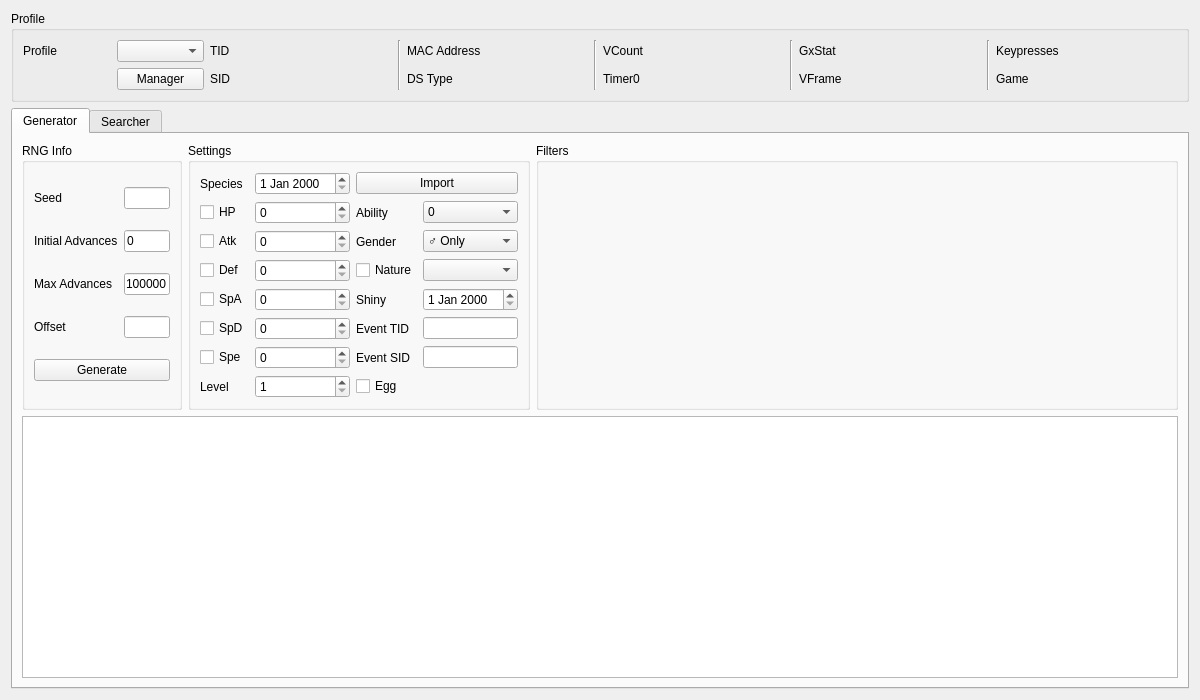
<?xml version="1.0" encoding="UTF-8"?>
<ui version="4.0">
 <class>Event5</class>
 <widget class="QWidget" name="Event5">
  <property name="geometry">
   <rect>
    <x>0</x>
    <y>0</y>
    <width>1200</width>
    <height>700</height>
   </rect>
  </property>
  <property name="windowTitle">
   <string>Gen 5 Event</string>
  </property>
  <layout class="QGridLayout" name="gridLayout_7">
   <item row="0" column="0">
    <widget class="QGroupBox" name="groupBoxProfile">
     <property name="title">
      <string>Profile</string>
     </property>
     <layout class="QGridLayout" name="gridLayout_5">
      <item row="0" column="0">
       <widget class="QLabel" name="labelProfile">
        <property name="text">
         <string>Profile</string>
        </property>
       </widget>
      </item>
      <item row="0" column="1">
       <widget class="QComboBox" name="comboBoxProfiles"/>
      </item>
      <item row="1" column="1">
       <widget class="QPushButton" name="pushButtonProfileManager">
        <property name="text">
         <string>Manager</string>
        </property>
       </widget>
      </item>
      <item row="0" column="2">
       <widget class="QLabel" name="labelProfileTID">
        <property name="text">
         <string>TID</string>
        </property>
       </widget>
      </item>
      <item row="0" column="3">
       <widget class="QLabel" name="labelProfileTIDValue"/>
      </item>
      <item row="1" column="2">
       <widget class="QLabel" name="labelProfileSID">
        <property name="text">
         <string>SID</string>
        </property>
       </widget>
      </item>
      <item row="1" column="3">
       <widget class="QLabel" name="labelProfileSIDValue"/>
      </item>
      <item row="0" column="4" rowspan="2">
       <widget class="Line" name="line_4">
        <property name="orientation">
         <enum>Qt::Orientation::Vertical</enum>
        </property>
       </widget>
      </item>
      <item row="0" column="5">
       <widget class="QLabel" name="labelProfileMACAddress">
        <property name="text">
         <string>MAC Address</string>
        </property>
       </widget>
      </item>
      <item row="0" column="6">
       <widget class="QLabel" name="labelProfileMACAddressValue"/>
      </item>
      <item row="1" column="5">
       <widget class="QLabel" name="labelProfileDSType">
        <property name="text">
         <string>DS Type</string>
        </property>
       </widget>
      </item>
      <item row="1" column="6">
       <widget class="QLabel" name="labelProfileDSTypeValue"/>
      </item>
      <item row="0" column="7" rowspan="2">
       <widget class="Line" name="line_3">
        <property name="orientation">
         <enum>Qt::Orientation::Vertical</enum>
        </property>
       </widget>
      </item>
      <item row="0" column="8">
       <widget class="QLabel" name="labelProfileVCount">
        <property name="text">
         <string>VCount</string>
        </property>
       </widget>
      </item>
      <item row="0" column="9">
       <widget class="QLabel" name="labelProfileVCountValue"/>
      </item>
      <item row="1" column="8">
       <widget class="QLabel" name="labelProfileTimer0">
        <property name="text">
         <string>Timer0</string>
        </property>
       </widget>
      </item>
      <item row="1" column="9">
       <widget class="QLabel" name="labelProfileTimer0Value"/>
      </item>
      <item row="0" column="10" rowspan="2">
       <widget class="Line" name="line_2">
        <property name="orientation">
         <enum>Qt::Orientation::Vertical</enum>
        </property>
       </widget>
      </item>
      <item row="0" column="11">
       <widget class="QLabel" name="labelProfileGxStat">
        <property name="text">
         <string>GxStat</string>
        </property>
       </widget>
      </item>
      <item row="0" column="12">
       <widget class="QLabel" name="labelProfileGxStatValue"/>
      </item>
      <item row="1" column="11">
       <widget class="QLabel" name="labelProfileVFrame">
        <property name="text">
         <string>VFrame</string>
        </property>
       </widget>
      </item>
      <item row="1" column="12">
       <widget class="QLabel" name="labelProfileVFrameValue"/>
      </item>
      <item row="0" column="13" rowspan="2">
       <widget class="Line" name="line">
        <property name="orientation">
         <enum>Qt::Orientation::Vertical</enum>
        </property>
       </widget>
      </item>
      <item row="0" column="14">
       <widget class="QLabel" name="labelProfileKeypresses">
        <property name="text">
         <string>Keypresses</string>
        </property>
       </widget>
      </item>
      <item row="0" column="15">
       <widget class="QLabel" name="labelProfileKeypressesValue"/>
      </item>
      <item row="1" column="14">
       <widget class="QLabel" name="labelProfileGame">
        <property name="text">
         <string>Game</string>
        </property>
       </widget>
      </item>
      <item row="1" column="15">
       <widget class="QLabel" name="labelProfileGameValue"/>
      </item>
     </layout>
    </widget>
   </item>
   <item row="1" column="0">
    <widget class="TabWidget" name="tabRNGSelector">
     <widget class="QWidget" name="tabGenerator">
      <attribute name="title">
       <string>Generator</string>
      </attribute>
      <layout class="QGridLayout" name="gridLayout_12">
       <item row="0" column="0">
        <widget class="QGroupBox" name="groupBoxGeneratorRNGInfo">
         <property name="sizePolicy">
          <sizepolicy hsizetype="Preferred" vsizetype="Preferred">
           <horstretch>1</horstretch>
           <verstretch>0</verstretch>
          </sizepolicy>
         </property>
         <property name="title">
          <string>RNG Info</string>
         </property>
         <layout class="QGridLayout" name="gridLayout_6">
          <item row="0" column="0">
           <widget class="QLabel" name="labelGeneratorSeed">
            <property name="text">
             <string>Seed</string>
            </property>
           </widget>
          </item>
          <item row="0" column="1">
           <widget class="TextBox" name="textBoxGeneratorSeed"/>
          </item>
          <item row="1" column="0">
           <widget class="QLabel" name="labelGeneratorInitialAdvances">
            <property name="text">
             <string>Initial Advances</string>
            </property>
           </widget>
          </item>
          <item row="1" column="1">
           <widget class="TextBox" name="textBoxGeneratorInitialAdvances">
            <property name="text">
             <string notr="true">0</string>
            </property>
           </widget>
          </item>
          <item row="2" column="0">
           <widget class="QLabel" name="labelGeneratorMaxAdvances">
            <property name="text">
             <string>Max Advances</string>
            </property>
           </widget>
          </item>
          <item row="2" column="1">
           <widget class="TextBox" name="textBoxGeneratorMaxAdvances">
            <property name="text">
             <string notr="true">100000</string>
            </property>
           </widget>
          </item>
          <item row="3" column="0">
           <widget class="QLabel" name="labelGeneratorOffset">
            <property name="text">
             <string>Offset</string>
            </property>
           </widget>
          </item>
          <item row="3" column="1">
           <widget class="TextBox" name="textBoxGeneratorOffset"/>
          </item>
          <item row="4" column="0" colspan="2">
           <widget class="QPushButton" name="pushButtonGenerate">
            <property name="text">
             <string>Generate</string>
            </property>
           </widget>
          </item>
         </layout>
        </widget>
       </item>
       <item row="0" column="1">
        <widget class="QGroupBox" name="groupBoxGeneratorSettings">
         <property name="sizePolicy">
          <sizepolicy hsizetype="Preferred" vsizetype="Preferred">
           <horstretch>2</horstretch>
           <verstretch>0</verstretch>
          </sizepolicy>
         </property>
         <property name="title">
          <string>Settings</string>
         </property>
         <layout class="QGridLayout" name="gridLayout_8">
          <item row="0" column="0">
           <widget class="QLabel" name="labelGeneratorSpecies">
            <property name="text">
             <string>Species</string>
            </property>
           </widget>
          </item>
          <item row="0" column="1">
           <widget class="ComboBox" name="comboBoxGeneratorSpecies"/>
          </item>
          <item row="0" column="2" colspan="2">
           <widget class="QPushButton" name="pushButtonGeneratorImport">
            <property name="text">
             <string>Import</string>
            </property>
           </widget>
          </item>
          <item row="1" column="0">
           <widget class="QCheckBox" name="checkBoxGeneratorHP">
            <property name="text">
             <string>HP</string>
            </property>
           </widget>
          </item>
          <item row="1" column="1">
           <widget class="QSpinBox" name="spinBoxGeneratorHP">
            <property name="maximum">
             <number>31</number>
            </property>
           </widget>
          </item>
          <item row="2" column="0">
           <widget class="QCheckBox" name="checkBoxGeneratorAtk">
            <property name="text">
             <string>Atk</string>
            </property>
           </widget>
          </item>
          <item row="2" column="1">
           <widget class="QSpinBox" name="spinBoxGeneratorAtk">
            <property name="maximum">
             <number>31</number>
            </property>
           </widget>
          </item>
          <item row="3" column="0">
           <widget class="QCheckBox" name="checkBoxGeneratorDef">
            <property name="text">
             <string>Def</string>
            </property>
           </widget>
          </item>
          <item row="3" column="1">
           <widget class="QSpinBox" name="spinBoxGeneratorDef">
            <property name="maximum">
             <number>31</number>
            </property>
           </widget>
          </item>
          <item row="4" column="0">
           <widget class="QCheckBox" name="checkBoxGeneratorSpA">
            <property name="text">
             <string>SpA</string>
            </property>
           </widget>
          </item>
          <item row="4" column="1">
           <widget class="QSpinBox" name="spinBoxGeneratorSpA">
            <property name="maximum">
             <number>31</number>
            </property>
           </widget>
          </item>
          <item row="5" column="0">
           <widget class="QCheckBox" name="checkBoxGeneratorSpD">
            <property name="text">
             <string>SpD</string>
            </property>
           </widget>
          </item>
          <item row="5" column="1">
           <widget class="QSpinBox" name="spinBoxGeneratorSpD">
            <property name="maximum">
             <number>31</number>
            </property>
           </widget>
          </item>
          <item row="6" column="0">
           <widget class="QCheckBox" name="checkBoxGeneratorSpe">
            <property name="text">
             <string>Spe</string>
            </property>
           </widget>
          </item>
          <item row="6" column="1">
           <widget class="QSpinBox" name="spinBoxGeneratorSpe">
            <property name="maximum">
             <number>31</number>
            </property>
           </widget>
          </item>
          <item row="7" column="0">
           <widget class="QLabel" name="labelGeneratorLevel">
            <property name="text">
             <string>Level</string>
            </property>
           </widget>
          </item>
          <item row="7" column="1">
           <widget class="QSpinBox" name="spinBoxGeneratorLevel">
            <property name="minimum">
             <number>1</number>
            </property>
            <property name="maximum">
             <number>100</number>
            </property>
           </widget>
          </item>
          <item row="1" column="2">
           <widget class="QLabel" name="labelGeneratorAbility">
            <property name="text">
             <string>Ability</string>
            </property>
           </widget>
          </item>
          <item row="1" column="3">
           <widget class="QComboBox" name="comboBoxGeneratorAbility">
            <item>
             <property name="text">
              <string notr="true">0</string>
             </property>
            </item>
            <item>
             <property name="text">
              <string notr="true">1</string>
             </property>
            </item>
            <item>
             <property name="text">
              <string notr="true">H</string>
             </property>
            </item>
            <item>
             <property name="text">
              <string notr="true">0/1</string>
             </property>
            </item>
           </widget>
          </item>
          <item row="2" column="2">
           <widget class="QLabel" name="labelGeneratorGender">
            <property name="text">
             <string>Gender</string>
            </property>
           </widget>
          </item>
          <item row="2" column="3">
           <widget class="QComboBox" name="comboBoxGeneratorGender">
            <item>
             <property name="text">
              <string>♂ Only</string>
             </property>
            </item>
            <item>
             <property name="text">
              <string>♀ Only</string>
             </property>
            </item>
            <item>
             <property name="text">
              <string>Random</string>
             </property>
            </item>
           </widget>
          </item>
          <item row="3" column="2">
           <widget class="QCheckBox" name="checkBoxGeneratorNature">
            <property name="text">
             <string>Nature</string>
            </property>
           </widget>
          </item>
          <item row="3" column="3">
           <widget class="ComboBoxProxy" name="comboBoxGeneratorNature"/>
          </item>
          <item row="4" column="2">
           <widget class="QLabel" name="labelGeneratorShiny">
            <property name="text">
             <string>Shiny</string>
            </property>
           </widget>
          </item>
          <item row="4" column="3">
           <widget class="ComboBox" name="comboBoxGeneratorShiny">
            <item>
             <property name="text">
              <string>Never</string>
             </property>
            </item>
            <item>
             <property name="text">
              <string>Random</string>
             </property>
            </item>
            <item>
             <property name="text">
              <string>Always</string>
             </property>
            </item>
           </widget>
          </item>
          <item row="5" column="2">
           <widget class="QLabel" name="labelGeneratorEventTID">
            <property name="text">
             <string>Event TID</string>
            </property>
           </widget>
          </item>
          <item row="5" column="3">
           <widget class="TextBox" name="textBoxGeneratorEventTID"/>
          </item>
          <item row="6" column="2">
           <widget class="QLabel" name="labelGeneratorEventSID">
            <property name="text">
             <string>Event SID</string>
            </property>
           </widget>
          </item>
          <item row="6" column="3">
           <widget class="TextBox" name="textBoxGeneratorEventSID"/>
          </item>
          <item row="7" column="2" colspan="2">
           <widget class="QCheckBox" name="checkBoxGeneratorEgg">
            <property name="text">
             <string>Egg</string>
            </property>
           </widget>
          </item>
         </layout>
        </widget>
       </item>
       <item row="0" column="2">
        <widget class="QGroupBox" name="groupBoxGeneratorFilters">
         <property name="sizePolicy">
          <sizepolicy hsizetype="Preferred" vsizetype="Preferred">
           <horstretch>4</horstretch>
           <verstretch>0</verstretch>
          </sizepolicy>
         </property>
         <property name="title">
          <string>Filters</string>
         </property>
         <layout class="QGridLayout" name="gridLayout">
          <item row="0" column="0" rowspan="2">
           <widget class="Filter" name="filterGenerator" native="true"/>
          </item>
         </layout>
        </widget>
       </item>
       <item row="1" column="0" colspan="3">
        <widget class="TableView" name="tableViewGenerator"/>
       </item>
      </layout>
     </widget>
     <widget class="QWidget" name="tabSearcher">
      <attribute name="title">
       <string>Searcher</string>
      </attribute>
      <layout class="QGridLayout" name="gridLayout_3">
       <item row="0" column="0">
        <widget class="QGroupBox" name="groupBoxSearcherRNGInfo">
         <property name="sizePolicy">
          <sizepolicy hsizetype="Preferred" vsizetype="Preferred">
           <horstretch>1</horstretch>
           <verstretch>0</verstretch>
          </sizepolicy>
         </property>
         <property name="title">
          <string>RNG Info</string>
         </property>
         <layout class="QGridLayout" name="gridLayout_2">
          <item row="0" column="0">
           <widget class="QLabel" name="labelSearcherInitialAdvances">
            <property name="text">
             <string>Initial Advances</string>
            </property>
           </widget>
          </item>
          <item row="0" column="1">
           <widget class="TextBox" name="textBoxSearcherInitialAdvances">
            <property name="text">
             <string notr="true">0</string>
            </property>
           </widget>
          </item>
          <item row="1" column="0">
           <widget class="QLabel" name="labelSearcherMaxAdvances">
            <property name="text">
             <string>Max Advances</string>
            </property>
           </widget>
          </item>
          <item row="1" column="1">
           <widget class="TextBox" name="textBoxSearcherMaxAdvances">
            <property name="text">
             <string notr="true">100</string>
            </property>
           </widget>
          </item>
          <item row="2" column="0">
           <widget class="QLabel" name="labelSearcherStartDate">
            <property name="text">
             <string>Start Date</string>
            </property>
           </widget>
          </item>
          <item row="2" column="1">
           <widget class="DateEdit" name="dateEditSearcherStartDate"/>
          </item>
          <item row="3" column="0">
           <widget class="QLabel" name="labelSearcherEndDate">
            <property name="text">
             <string>End Date</string>
            </property>
           </widget>
          </item>
          <item row="3" column="1">
           <widget class="DateEdit" name="dateEditSearcherEndDate"/>
          </item>
          <item row="4" column="0" colspan="2">
           <layout class="QHBoxLayout" name="horizontalLayout">
            <item>
             <widget class="QPushButton" name="pushButtonSearch">
              <property name="text">
               <string>Search</string>
              </property>
             </widget>
            </item>
            <item>
             <widget class="QPushButton" name="pushButtonCancel">
              <property name="enabled">
               <bool>false</bool>
              </property>
              <property name="text">
               <string>Cancel</string>
              </property>
             </widget>
            </item>
           </layout>
          </item>
         </layout>
        </widget>
       </item>
       <item row="0" column="1">
        <widget class="QGroupBox" name="groupBoxSearcherSettings">
         <property name="sizePolicy">
          <sizepolicy hsizetype="Preferred" vsizetype="Preferred">
           <horstretch>2</horstretch>
           <verstretch>0</verstretch>
          </sizepolicy>
         </property>
         <property name="title">
          <string>Settings</string>
         </property>
         <layout class="QGridLayout" name="gridLayout_9">
          <item row="0" column="0">
           <widget class="QLabel" name="labelSearcherSpecies">
            <property name="text">
             <string>Species</string>
            </property>
           </widget>
          </item>
          <item row="0" column="1">
           <widget class="ComboBox" name="comboBoxSearcherSpecies"/>
          </item>
          <item row="0" column="2" colspan="2">
           <widget class="QPushButton" name="pushButtonSearcherImport">
            <property name="text">
             <string>Import</string>
            </property>
           </widget>
          </item>
          <item row="1" column="0">
           <widget class="QCheckBox" name="checkBoxSearcherHP">
            <property name="text">
             <string>HP</string>
            </property>
           </widget>
          </item>
          <item row="1" column="1">
           <widget class="QSpinBox" name="spinBoxSearcherHP">
            <property name="maximum">
             <number>31</number>
            </property>
           </widget>
          </item>
          <item row="2" column="0">
           <widget class="QCheckBox" name="checkBoxSearcherAtk">
            <property name="text">
             <string>Atk</string>
            </property>
           </widget>
          </item>
          <item row="2" column="1">
           <widget class="QSpinBox" name="spinBoxSearcherAtk">
            <property name="maximum">
             <number>31</number>
            </property>
           </widget>
          </item>
          <item row="3" column="0">
           <widget class="QCheckBox" name="checkBoxSearcherDef">
            <property name="text">
             <string>Def</string>
            </property>
           </widget>
          </item>
          <item row="3" column="1">
           <widget class="QSpinBox" name="spinBoxSearcherDef">
            <property name="maximum">
             <number>31</number>
            </property>
           </widget>
          </item>
          <item row="4" column="0">
           <widget class="QCheckBox" name="checkBoxSearcherSpA">
            <property name="text">
             <string>SpA</string>
            </property>
           </widget>
          </item>
          <item row="4" column="1">
           <widget class="QSpinBox" name="spinBoxSearcherSpA">
            <property name="maximum">
             <number>31</number>
            </property>
           </widget>
          </item>
          <item row="5" column="0">
           <widget class="QCheckBox" name="checkBoxSearcherSpD">
            <property name="text">
             <string>SpD</string>
            </property>
           </widget>
          </item>
          <item row="5" column="1">
           <widget class="QSpinBox" name="spinBoxSearcherSpD">
            <property name="maximum">
             <number>31</number>
            </property>
           </widget>
          </item>
          <item row="6" column="0">
           <widget class="QCheckBox" name="checkBoxSearcherSpe">
            <property name="text">
             <string>Spe</string>
            </property>
           </widget>
          </item>
          <item row="6" column="1">
           <widget class="QSpinBox" name="spinBoxSearcherSpe">
            <property name="maximum">
             <number>31</number>
            </property>
           </widget>
          </item>
          <item row="7" column="0">
           <widget class="QLabel" name="labelSearcherLevel">
            <property name="text">
             <string>Level</string>
            </property>
           </widget>
          </item>
          <item row="7" column="1">
           <widget class="QSpinBox" name="spinBoxSearcherLevel">
            <property name="minimum">
             <number>1</number>
            </property>
            <property name="maximum">
             <number>100</number>
            </property>
           </widget>
          </item>
          <item row="1" column="2">
           <widget class="QLabel" name="labelSearcherAbility">
            <property name="text">
             <string>Ability</string>
            </property>
           </widget>
          </item>
          <item row="1" column="3">
           <widget class="QComboBox" name="comboBoxSearcherAbility">
            <item>
             <property name="text">
              <string notr="true">0</string>
             </property>
            </item>
            <item>
             <property name="text">
              <string notr="true">1</string>
             </property>
            </item>
            <item>
             <property name="text">
              <string notr="true">H</string>
             </property>
            </item>
            <item>
             <property name="text">
              <string notr="true">0/1</string>
             </property>
            </item>
           </widget>
          </item>
          <item row="2" column="2">
           <widget class="QLabel" name="labelSearcherGender">
            <property name="text">
             <string>Gender</string>
            </property>
           </widget>
          </item>
          <item row="2" column="3">
           <widget class="QComboBox" name="comboBoxSearcherGender">
            <item>
             <property name="text">
              <string>♂ Only</string>
             </property>
            </item>
            <item>
             <property name="text">
              <string>♀ Only</string>
             </property>
            </item>
            <item>
             <property name="text">
              <string>Random</string>
             </property>
            </item>
           </widget>
          </item>
          <item row="3" column="2">
           <widget class="QCheckBox" name="checkBoxSearcherNature">
            <property name="text">
             <string>Nature</string>
            </property>
           </widget>
          </item>
          <item row="3" column="3">
           <widget class="ComboBoxProxy" name="comboBoxSearcherNature"/>
          </item>
          <item row="4" column="2">
           <widget class="QLabel" name="labelSearcherShiny">
            <property name="text">
             <string>Shiny</string>
            </property>
           </widget>
          </item>
          <item row="4" column="3">
           <widget class="ComboBox" name="comboBoxSearcherShiny">
            <item>
             <property name="text">
              <string>Never</string>
             </property>
            </item>
            <item>
             <property name="text">
              <string>Random</string>
             </property>
            </item>
            <item>
             <property name="text">
              <string>Always</string>
             </property>
            </item>
           </widget>
          </item>
          <item row="5" column="2">
           <widget class="QLabel" name="labelSearcherEventTID">
            <property name="text">
             <string>Event TID</string>
            </property>
           </widget>
          </item>
          <item row="5" column="3">
           <widget class="TextBox" name="textBoxSearcherEventTID"/>
          </item>
          <item row="6" column="2">
           <widget class="QLabel" name="labelSearcherEventSID">
            <property name="text">
             <string>Event SID</string>
            </property>
           </widget>
          </item>
          <item row="6" column="3">
           <widget class="TextBox" name="textBoxSearcherEventSID"/>
          </item>
          <item row="7" column="2" colspan="2">
           <widget class="QCheckBox" name="checkBoxSearcherEgg">
            <property name="text">
             <string>Egg</string>
            </property>
           </widget>
          </item>
         </layout>
        </widget>
       </item>
       <item row="0" column="2">
        <widget class="QGroupBox" name="groupBoxSearcherFilters">
         <property name="sizePolicy">
          <sizepolicy hsizetype="Preferred" vsizetype="Preferred">
           <horstretch>4</horstretch>
           <verstretch>0</verstretch>
          </sizepolicy>
         </property>
         <property name="title">
          <string>Filters</string>
         </property>
         <layout class="QGridLayout" name="gridLayout_4">
          <item row="0" column="0" rowspan="2">
           <widget class="Filter" name="filterSearcher" native="true"/>
          </item>
         </layout>
        </widget>
       </item>
       <item row="1" column="0" colspan="3">
        <widget class="QProgressBar" name="progressBar"/>
       </item>
       <item row="2" column="0" colspan="3">
        <widget class="TableView" name="tableViewSearcher">
         <property name="sortingEnabled">
          <bool>true</bool>
         </property>
        </widget>
       </item>
      </layout>
     </widget>
    </widget>
   </item>
  </layout>
 </widget>
 <customwidgets>
  <customwidget>
   <class>TextBox</class>
   <extends>QLineEdit</extends>
   <header>Form/Controls/TextBox.hpp</header>
  </customwidget>
  <customwidget>
   <class>ComboBox</class>
   <extends>QComboBox</extends>
   <header>Form/Controls/ComboBox.hpp</header>
  </customwidget>
  <customwidget>
   <class>TableView</class>
   <extends>QTableView</extends>
   <header>Form/Controls/TableView.hpp</header>
  </customwidget>
  <customwidget>
   <class>Filter</class>
   <extends>QWidget</extends>
   <header>Form/Controls/Filter.hpp</header>
   <container>1</container>
  </customwidget>
  <customwidget>
   <class>TabWidget</class>
   <extends>QTabWidget</extends>
   <header>Form/Controls/TabWidget.hpp</header>
   <container>1</container>
  </customwidget>
  <customwidget>
   <class>ComboBox</class>
   <class>DateEdit</class>
   <extends>QDateEdit</extends>
   <header>Form/Controls/DateEdit.hpp</header>
  </customwidget>
  <customwidget>
   <class>ComboBoxProxy</class>
   <extends>QComboBox</extends>
   <header>Form/Controls/ComboBoxProxy.hpp</header>
  </customwidget>
  <customwidget>
   <class>DateEdit</class>
   <extends>QDateEdit</extends>
   <header>Form/Controls/DateEdit.hpp</header>
  </customwidget>
 </customwidgets>
 <tabstops>
  <tabstop>comboBoxProfiles</tabstop>
  <tabstop>pushButtonProfileManager</tabstop>
  <tabstop>tabRNGSelector</tabstop>
  <tabstop>textBoxGeneratorSeed</tabstop>
  <tabstop>textBoxGeneratorInitialAdvances</tabstop>
  <tabstop>textBoxGeneratorMaxAdvances</tabstop>
  <tabstop>textBoxGeneratorOffset</tabstop>
  <tabstop>pushButtonGenerate</tabstop>
  <tabstop>comboBoxGeneratorSpecies</tabstop>
  <tabstop>pushButtonGeneratorImport</tabstop>
  <tabstop>checkBoxGeneratorHP</tabstop>
  <tabstop>spinBoxGeneratorHP</tabstop>
  <tabstop>checkBoxGeneratorAtk</tabstop>
  <tabstop>spinBoxGeneratorAtk</tabstop>
  <tabstop>checkBoxGeneratorDef</tabstop>
  <tabstop>spinBoxGeneratorDef</tabstop>
  <tabstop>checkBoxGeneratorSpA</tabstop>
  <tabstop>spinBoxGeneratorSpA</tabstop>
  <tabstop>checkBoxGeneratorSpD</tabstop>
  <tabstop>spinBoxGeneratorSpD</tabstop>
  <tabstop>checkBoxGeneratorSpe</tabstop>
  <tabstop>spinBoxGeneratorSpe</tabstop>
  <tabstop>spinBoxGeneratorLevel</tabstop>
  <tabstop>comboBoxGeneratorAbility</tabstop>
  <tabstop>comboBoxGeneratorGender</tabstop>
  <tabstop>checkBoxGeneratorNature</tabstop>
  <tabstop>comboBoxGeneratorNature</tabstop>
  <tabstop>comboBoxGeneratorShiny</tabstop>
  <tabstop>textBoxGeneratorEventTID</tabstop>
  <tabstop>textBoxGeneratorEventSID</tabstop>
  <tabstop>checkBoxGeneratorEgg</tabstop>
  <tabstop>tableViewGenerator</tabstop>
  <tabstop>textBoxSearcherMaxAdvances</tabstop>
  <tabstop>dateEditSearcherStartDate</tabstop>
  <tabstop>dateEditSearcherEndDate</tabstop>
  <tabstop>pushButtonSearch</tabstop>
  <tabstop>pushButtonCancel</tabstop>
  <tabstop>comboBoxSearcherSpecies</tabstop>
  <tabstop>pushButtonSearcherImport</tabstop>
  <tabstop>checkBoxSearcherHP</tabstop>
  <tabstop>spinBoxSearcherHP</tabstop>
  <tabstop>checkBoxSearcherAtk</tabstop>
  <tabstop>spinBoxSearcherAtk</tabstop>
  <tabstop>checkBoxSearcherDef</tabstop>
  <tabstop>spinBoxSearcherDef</tabstop>
  <tabstop>checkBoxSearcherSpA</tabstop>
  <tabstop>spinBoxSearcherSpA</tabstop>
  <tabstop>checkBoxSearcherSpD</tabstop>
  <tabstop>spinBoxSearcherSpD</tabstop>
  <tabstop>checkBoxSearcherSpe</tabstop>
  <tabstop>spinBoxSearcherSpe</tabstop>
  <tabstop>spinBoxSearcherLevel</tabstop>
  <tabstop>comboBoxSearcherAbility</tabstop>
  <tabstop>comboBoxSearcherGender</tabstop>
  <tabstop>checkBoxSearcherNature</tabstop>
  <tabstop>comboBoxSearcherNature</tabstop>
  <tabstop>comboBoxSearcherShiny</tabstop>
  <tabstop>textBoxSearcherEventTID</tabstop>
  <tabstop>textBoxSearcherEventSID</tabstop>
  <tabstop>checkBoxSearcherEgg</tabstop>
  <tabstop>tableViewSearcher</tabstop>
 </tabstops>
 <resources/>
 <connections/>
</ui>
